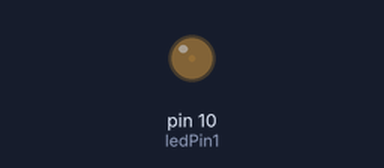
A sketch run on a simulated Arduino Uno, built with avr-gcc and run on an emulated ATmega328P. On the bench: output pins drawn as LEDs (lit = HIGH).

Above: at 0.05 s.
At 1.15 s:
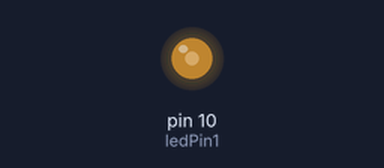
At 2.3 s:
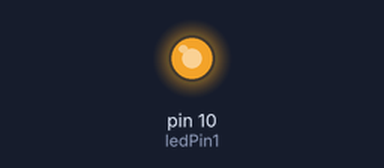
At 4.6 s:
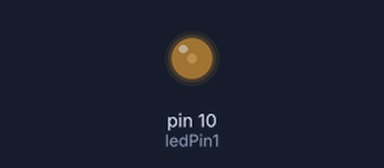
Timing chart, 0 to 6.7 s (numbered marks = the images above):
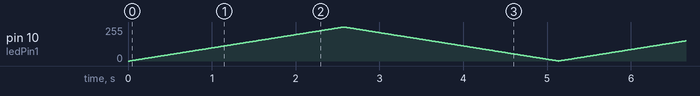

The sketch:

fadeLED_withTimer.ino
```cpp
/*
 * Creation & Computation - Digital Futures, OCAD University
 * Kate Hartman / Nick Puckett
 *
 * Fade an LED using a timer
 * Based on Basic Arduino Fade example, but updated to remove the delay
 *
 *
 */


int ledPin1 = 10;           //Pin that the led is attached to - check that it is a PWM pin
int fadeRate = 10;        //the time between updates in milliseconds
int minBrightVal = 0;     //sets the low point of the fade range
int maxBrightVal = 255;   //sets the high point of the fade range
int fadeIncrement = 1;    // how much to change the brightness each cycle
int ledBrightness;

long lastTimeYouChanged;  //this stores the time of the last change


void setup() {
  pinMode(ledPin1, OUTPUT);                  //Set the pin to output mode
  ledBrightness = minBrightVal;

}

void loop() {
  // put your main code here, to run repeatedly:

if(millis()-lastTimeYouChanged>=fadeRate) //this very simple statement is the timer,
{                                          //it subtracts the value of the moment in time the last blink happened, and sees if that number is larger than your set blinking value
analogWrite(ledPin1,ledBrightness);

ledBrightness += fadeIncrement;

  if (ledBrightness <= minBrightVal || ledBrightness >= maxBrightVal) {
    fadeIncrement = -fadeIncrement;
  }

lastTimeYouChanged = millis();            //save the value in time that this switch occured, so we can use it again.

}


}
```
